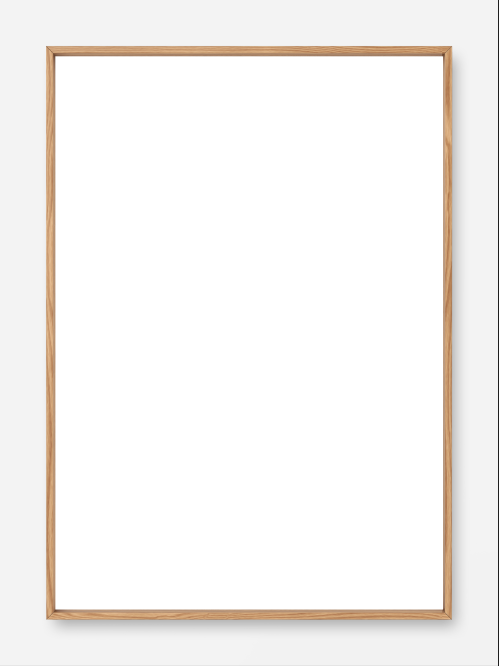
#> input picture scripts/assets/frame-template.png, 997 x 1332 px (shown at 1/2 size)
$ python emma-framed.py assets/frame-template.png assets/frame-template.png
#> lines starting #> are read from the running program, lines starting #| are printed output that depends on the picture
"""Plain framed product shots for Emma Iben (4 Oct 2026), the script written for Patrik Wennerlund, adapted: built the way the live catalogue's are
(scanart-next scripts/add-artist.mjs): the shop's oak frame template from the SA Figma file
(scripts/assets/frame-template.png, opening 775 x 1106 at (111,113)), artwork in the opening,
frame scaled into a 1640 x 2048 #f3f3f3 canvas. For the non-5:7 formats the template is
re-proportioned by SPLICING its straight rail bands along their own length only (as the live
square template was made), never by scaling them across, so corners, mitres, rail width and grain
scale stay exactly as on the live shots and the shadow stays bottom-right (no rotation).
Usage: python3 scripts/emma-framed.py <master dir> <out dir>   (master dir: ~/Desktop/Emma-Iben-files/Material for Scandinavian Art)
No cover-fit resize anywhere: the artwork is contain-fitted, uncropped, inside the paper opening."""
import sys, os, json, numpy as np
from PIL import Image, ImageCms
Image.MAX_IMAGE_PIXELS = None
HERE = os.path.dirname(os.path.abspath(__file__))
T = np.asarray(Image.open(os.path.join(HERE, 'assets', 'frame-template.png')).convert('RGB')).astype(np.float32)
OX0, OY0, OW, OH = 111, 113, 775, 1106          # template opening
K = 150                                           # untouched band beyond each corner
FADE = 120

def splice(a, axis, lo, hi, new_len):
    """Resize the straight band a[lo:hi] along its own length only. Both ends of the band stay
    pixel-continuous with the untouched corners; the single join sits mid-rail and is crossfaded."""
#> called with axis = 0, lo = 263, hi = 1069, new_len = 796
    a = np.moveaxis(a, axis, 0)
    head, mid, tail = a[:lo], a[lo:hi], a[hi:]
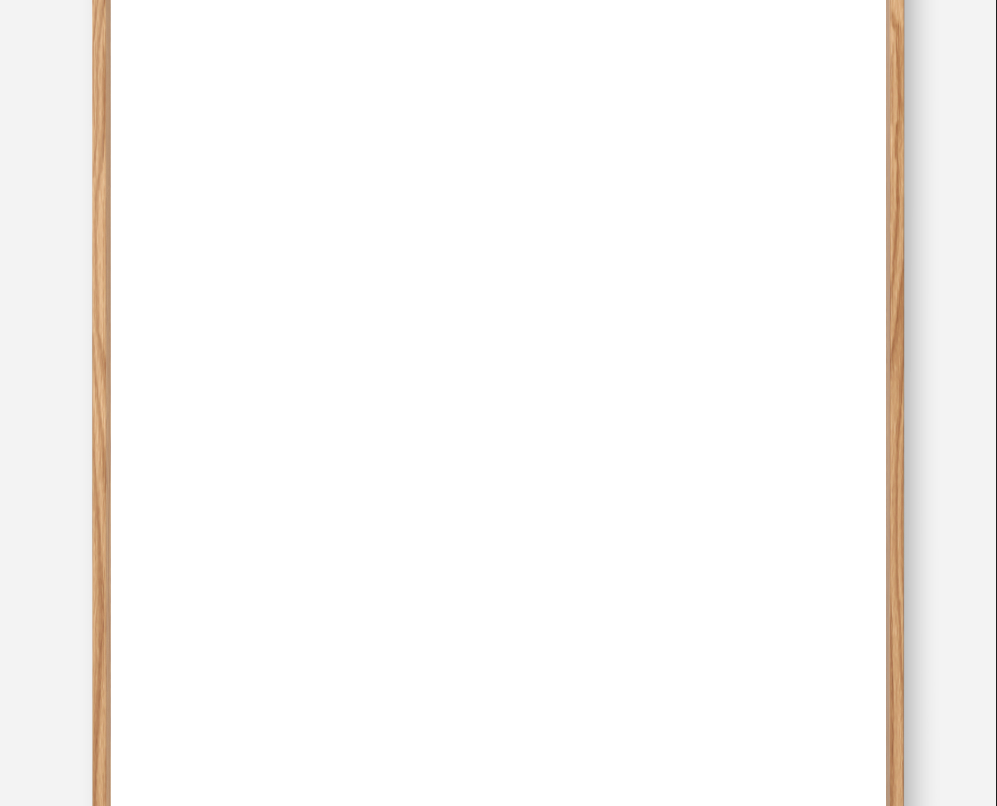
#> mid: shape (806, 997, 3) float32; mean R, G, B 250.2, 248.6, 247.1
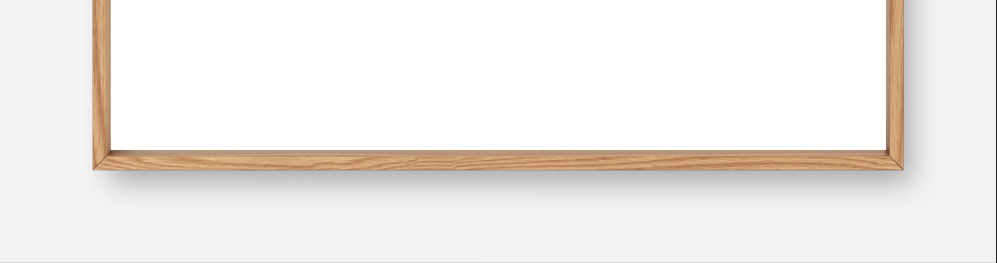
#> tail: shape (263, 997, 3) float32; mean R, G, B 240.4, 236.8, 233.6
    n = mid.shape[0]
#> n = 806
    if new_len == n:
        out = mid
    else:
        f = int(min(FADE, 2 * n - new_len)); assert f >= 40, f
#> after `f = int(min(FADE, 2 * n - new_len))`: f = 120
        p = (new_len + f) // 2; q = new_len + f - p
#> after `p = (new_len + f) // 2`: p = 458
#> after `q = new_len + f - p`: q = 458
        L, R = mid[:p], mid[n - q:]
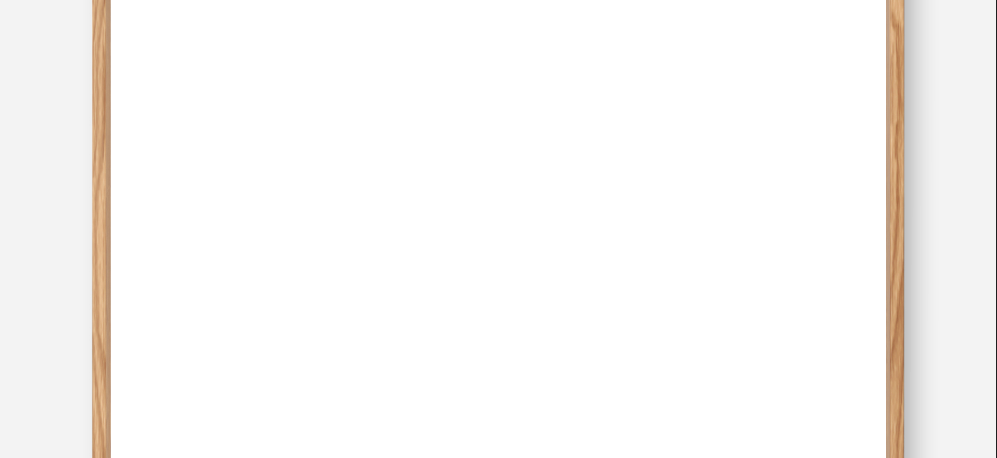
#> L: shape (458, 997, 3) float32; mean R, G, B 250.3, 248.7, 247.3
        w = np.linspace(0, 1, f)[:, None, None]
#> w = 120 values from 0 to 1
        out = np.concatenate([L[:-f], L[-f:] * (1 - w) + R[:f] * w, R[f:]], 0)
        assert out.shape[0] == new_len, (out.shape, new_len)
    return np.moveaxis(np.concatenate([head, out, tail], 0), 0, axis)

def frame(open_w, open_h):
    a = splice(T, 0, OY0 + K, OY0 + OH - K, open_h - 2 * K)
    a = splice(a, 1, OX0 + K, OX0 + OW - K, open_w - 2 * K)
#> call 2 of splice, with axis = 1, lo = 261, hi = 736, new_len = 475
#> in splice (call 2), `a = np.moveaxis(a, axis, 0)`:
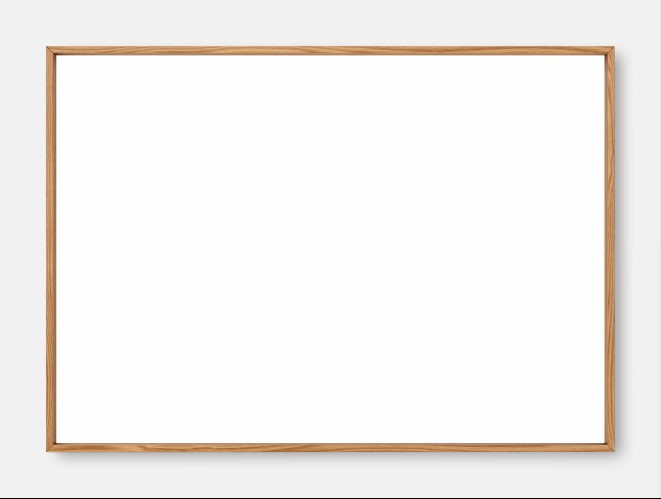
#> a: shape (997, 1322, 3) float64 (shown at 1/2 size); mean R, G, B 246.6, 244.2, 242; drawn with min black and max white
#> in splice (call 2), `head, mid, tail = a[:lo], a[lo:hi], a[hi:]`:
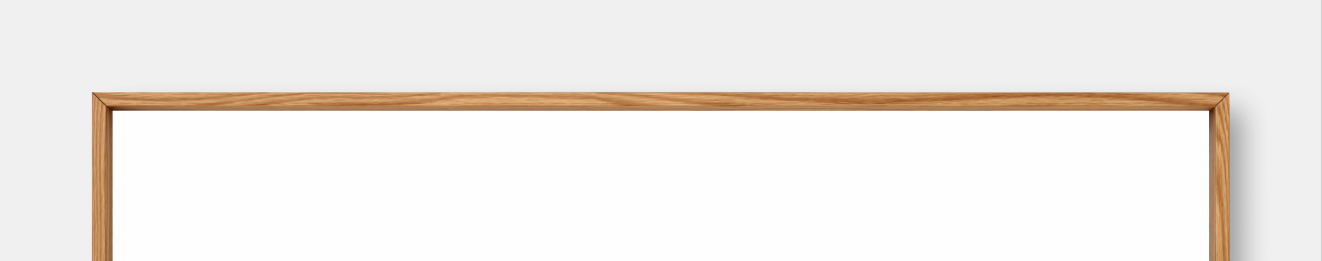
#> head: shape (261, 1322, 3) float64; mean R, G, B 244.6, 241.2, 238.2; drawn with min black and max white
#> in splice (call 2), `head, mid, tail = a[:lo], a[lo:hi], a[hi:]`:
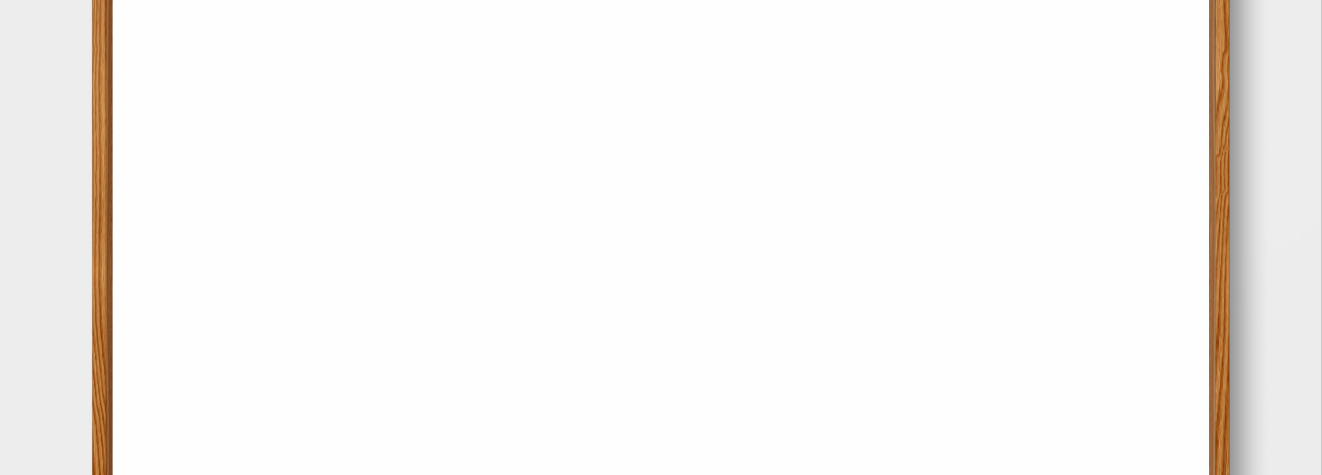
#> mid: shape (475, 1322, 3) float64; mean R, G, B 250.6, 249.3, 248.1; drawn with min black and max white
#> in splice (call 2), `head, mid, tail = a[:lo], a[lo:hi], a[hi:]`:
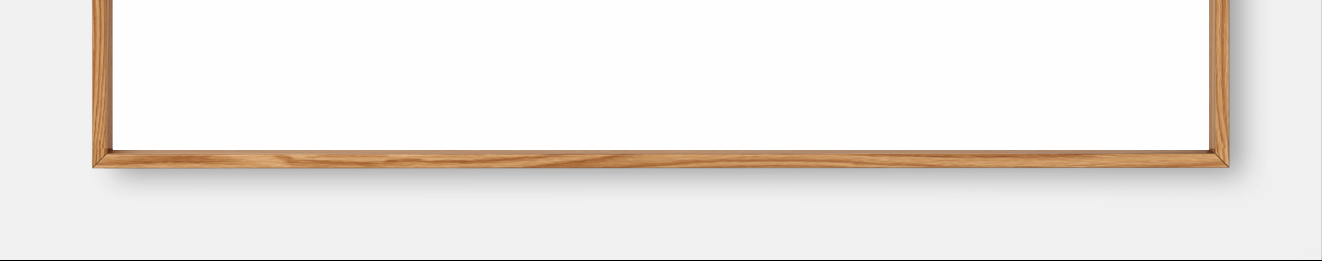
#> tail: shape (261, 1322, 3) float64; mean R, G, B 241.2, 237.8, 234.8; drawn with min black and max white
    return a

def load_srgb(path, long_side):
    im = Image.open(path)
    icc = im.info.get('icc_profile')
    im = im.convert('RGB')
    f = max(im.size) / long_side
    if f > 1:
        im = im.reduce(max(1, int(f // 1.5))) if f > 3 else im
        im = im.resize((round(im.width * long_side / max(im.size)), round(im.height * long_side / max(im.size))), Image.LANCZOS)
    if icc:
        src = ImageCms.ImageCmsProfile(__import__('io').BytesIO(icc))
        im = ImageCms.profileToProfile(im, src, ImageCms.createProfile('sRGB'), renderingIntent=1, outputMode='RGB')  # relative colorimetric
    return im

# Fitting in (6 Oct 2026): Emma's full-bleed Fitting_in_A1_bleed.png (7075 x 9993, A1 plus 2.5 mm bleed each side) replaces the old A1-A5
# set that carried white side bands. The bleed must be CROPPED to trim (29/30 px left/right, 30/30 top/bottom) before it is fitted.
# file (relative to the master dir), slug, paper cm (w,h), margin fraction (white border each side).
# Fitting in and Pressure arrive as finished A-sheets with their own white margin, so they get none
# added; Good conversation is full-bleed yellow and Precautions sits on white, both get the shop's
# 3.33% border. Precautions is 2354 px wide, so it is shown on A3 landscape only.
PRINTS = [
    ('Fitting_in_A1_bleed.png', 'fitting-in', (21.0, 29.7), 0.0, 'a-ratio'),   # crop bleed to trim first
    ('Precautions.png', 'precautions', (42.0, 29.7), 0.0333, 'a3-landscape'),
    ('Pressure_A1.png', 'pressure', (21.0, 29.7), 0.0, 'a-ratio'),
    ('Good_conversation_large.png', 'good-conversation', (21.0, 29.7), 0.0333, 'a-ratio'),
]
src, out = sys.argv[1], sys.argv[2]
os.makedirs(out, exist_ok=True); os.makedirs(os.path.join(out, 'art'), exist_ok=True)
log = []
for fn, slug, (wc, hc), MARGIN, tag in PRINTS:
    short = 775
    ow, oh = (round(short * wc / hc), short) if wc > hc else (short, round(short * hc / wc))
    fr = frame(ow, oh)
    H, W = fr.shape[:2]
#> H = 1322; W = 997
    s = min(1168 / W, 1700 / H)
#> s = 1.17
    FW, FH = round(W * s), round(H * s)
#> FW = 1168; FH = 1549
    big = Image.fromarray(np.clip(fr, 0, 255).astype(np.uint8)).resize((FW, FH), Image.LANCZOS)
    x0, y0 = round(OX0 * s), round(OY0 * s); x1, y1 = round((OX0 + ow) * s), round((OY0 + oh) * s)
#> after `x0, y0 = (round(OX0 * s), round(OY0 * s))`: x0 = 130; y0 = 132
#> after `x1, y1 = (round((OX0 + ow) * s), round((OY0 + oh) * s))`: x1 = 1038
    pw, ph = x1 - x0, y1 - y0
    art = load_srgb(os.path.join(src, fn), 2400)
#> (the run stopped early here; a loop or call above may not have finished)
